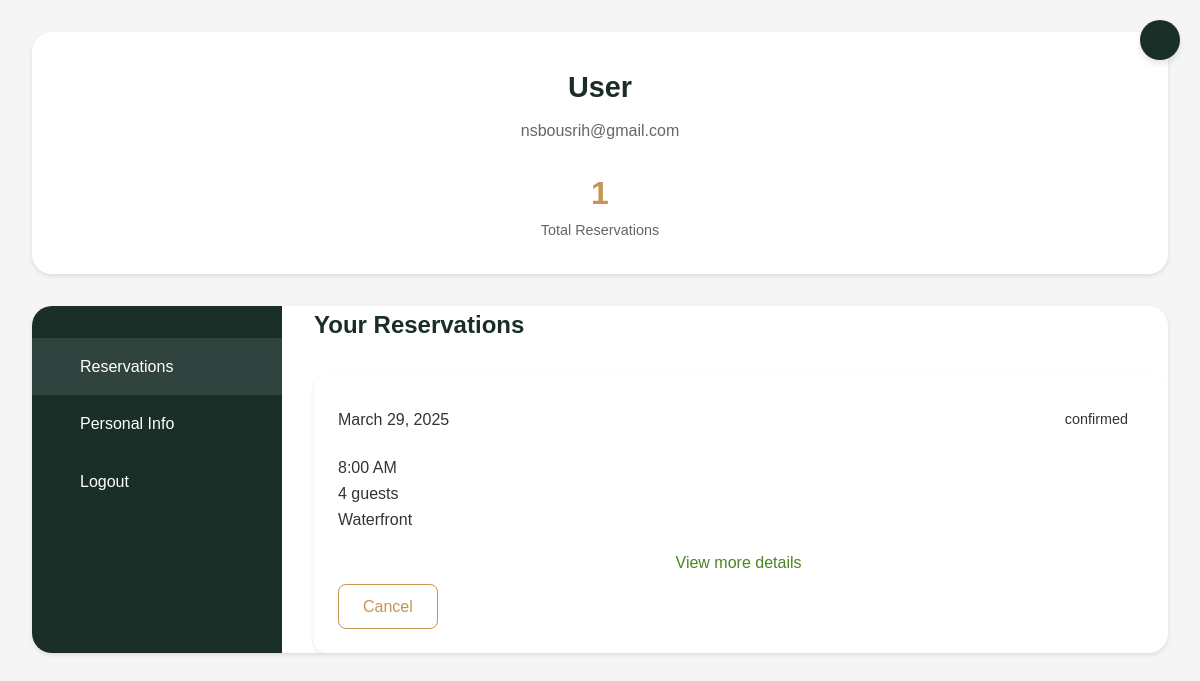
Screenshot of /profile (signed in) with the database file from the repository.
### app.py (models this page shows, shortened)
class User(UserMixin, db.Model):
    __tablename__ = "users"
    id = db.Column(db.Integer, primary_key=True)
    name = db.Column(db.String(100), nullable=False)
    email = db.Column(db.String(100), unique=True, nullable=False)
    phone = db.Column(db.String(15), unique=True, nullable=False)
    password_hash = db.Column(db.Text, nullable=False)
    role = db.Column(db.String(20), nullable=False, default="customer")
    reservations = db.relationship("Reservation", back_populates="user")
    memberships = db.relationship("Membership", back_populates="user")

class Availability(db.Model):
    __tablename__ = "availabilities"
    id = db.Column(db.Integer, primary_key=True)
    date = db.Column(db.Date, nullable=False)
    start_time = db.Column(db.Time, nullable=False)
    end_time = db.Column(db.Time, nullable=False)
    is_available = db.Column(db.Boolean, default=True, nullable=False)
    reservation_type = db.Column(db.String(50), nullable=False)  # "standard_dining", "chefs_tasting", "private_event"
    reservations = db.relationship("Reservation", back_populates="availability")
    @property
    def formatted_start_time(self):
        return self.start_time.strftime("%I:%M %p").lstrip("0")

class Reservation(db.Model):
    __tablename__ = "reservations"
    id = db.Column(db.Integer, primary_key=True)
    user_id = db.Column(db.Integer, db.ForeignKey("users.id"), nullable=False)
    reservation_type = db.Column(db.String(50), nullable=False)
    location_id = db.Column(db.Integer, db.ForeignKey("locations.id"), nullable=False)
    availability_id = db.Column(db.Integer, db.ForeignKey("availabilities.id"), nullable=False)
    status = db.Column(db.String(20), nullable=False, default="pending")
    created_at = db.Column(db.DateTime, nullable=False, default=func.now())
    updated_at = db.Column(db.DateTime, nullable=False, default=func.now(), onupdate=func.now())
    experience_id = db.Column(db.Integer, db.ForeignKey("experiences.id"), nullable=True)
    pairing_id = db.Column(db.Integer, db.ForeignKey("pairings.id"), nullable=True)
    event_package_id = db.Column(db.Integer, db.ForeignKey("event_packages.id"), nullable=True)
    event_add_on_id = db.Column(db.Integer, db.ForeignKey("event_add_ons.id"), nullable=True)
    dining_area_id = db.Column(db.Integer, db.ForeignKey("dining_areas.id"), nullable=True)
    user = db.relationship("User", back_populates="reservations")
    location = db.relationship("Location", back_populates="reservations")
    availability = db.relationship("Availability", back_populates="reservations")
    experience = db.relationship("Experience", back_populates="reservations", foreign_keys=[experience_id])
    pairing = db.relationship("Pairing", back_populates="reservations", foreign_keys=[pairing_id])
    event_package = db.relationship("EventPackage", back_populates="reservations", foreign_keys=[event_package_id])
    event_add_on = db.relationship("EventAddOn", back_populates="reservations", foreign_keys=[event_add_on_id])
    dining_area = db.relationship("DiningArea", back_populates="reservations", foreign_keys=[dining_area_id])
    dietary_preferences = db.relationship("DietaryPreference", back_populates="reservation")
    memberships = db.relationship("Membership", back_populates="reservation", foreign_keys="Membership.reservation_id")
    guest_info = db.relationship("GuestInfo", back_populates="reservation")
    total_price = db.Column(db.Integer, nullable=True)
    event_package_price = db.Column(db.Integer, nullable=True)
    dining_area_price = db.Column(db.Integer, nullable=True)
    experience_price = db.Column(db.Integer, nullable=True)
    add_on_price = db.Column(db.Integer, nullable=True)
    pairing_price = db.Column(db.Integer, nullable=True)

class Location(db.Model):
    __tablename__ = "locations"
    id = db.Column(db.Integer, primary_key=True)
    name = db.Column(db.String(100), nullable=False)
    address = db.Column(db.String(200), nullable=False)
    operating_hours = db.Column(db.String(50), nullable=True)
    contact_number = db.Column(db.String(15), nullable=True)
    tags1 = db.Column(db.String(50), nullable=True)
    tags2 = db.Column(db.String(50), nullable=True)
    tags3 = db.Column(db.String(50), nullable=True)
    image_url = db.Column(db.String(100), nullable=True)
    availability_status = db.Column(db.Boolean, default=True)
    reservations = db.relationship("Reservation", back_populates="location")

### app.py (the view)
@app.route('/profile', methods=['GET', 'POST'])
def profile():
    if not current_user.is_authenticated:
        return redirect(url_for('login'))
    user = User.query.get(current_user.id)
    reservations = Reservation.query.filter_by(user_id=current_user.id).all()
    status = {reservation.id: reservation.status for reservation in reservations}
    reservation_details = []
    for reservation in reservations:
        location = Location.query.get(reservation.location_id) if reservation.location_id else None
        availability = Availability.query.get(reservation.availability_id) if reservation.availability_id else None
        guest_info = reservation.guest_info[0] if reservation.guest_info else None
        package_details = {}
        if reservation.reservation_type and "standard" in reservation.reservation_type.lower():
            if reservation.dining_area_id:
                dining = DiningArea.query.get(reservation.dining_area_id)
                package_details['name'] = dining.name if dining else "Standard Dining"
                package_details['price'] = reservation.dining_area_price or 0
        elif reservation.reservation_type and "private" in reservation.reservation_type.lower():
            if reservation.event_package_id:
                package = EventPackage.query.get(reservation.event_package_id)
                package_details['name'] = package.name if package else "Private Event"
                package_details['price'] = reservation.event_package_price or 0
        elif reservation.reservation_type and ("chef" in reservation.reservation_type.lower() or "table" in reservation.reservation_type.lower()):
            if reservation.experience_id:
                exp = Experience.query.get(reservation.experience_id)
                package_details['name'] = exp.name if exp else "Chef's Table"
                package_details['price'] = reservation.experience_price or 0
            if reservation.event_add_on_id:
                addon = EventAddOn.query.get(reservation.event_add_on_id)
                package_details['addon'] = addon.name if addon else "Add-on"
                package_details['addon_price'] = reservation.add_on_price or 0
        dietary_prefs = [pref.preference for pref in reservation.dietary_preferences] if hasattr(reservation, 'dietary_preferences') else []
        formatted_date = availability.date.strftime('%B %d, %Y') if availability and hasattr(availability, 'date') else "Not specified"
        formatted_time = availability.formatted_start_time if availability and hasattr(availability, 'formatted_start_time') else "Not specified"
        details = {
            'id': reservation.id,
            'location': location.name if location else "Not specified",
            'date': formatted_date,
            'time': formatted_time,
            'type': reservation.reservation_type or "Standard Reservation",
            'guests': guest_info.numberofguests if guest_info else "Not specified",
            'status': reservation.status or "Pending",
            'total_price': reservation.total_price or 0,
            'package': package_details.get('name', 'None'),
            'package_price': package_details.get('price', 0),
            'dietary_preferences': ', '.join(dietary_prefs) if dietary_prefs else "None",
            'special_requests': guest_info.specialrequests if guest_info and hasattr(guest_info, 'specialrequests') else "None"
        }
        if 'addon' in package_details:
            details['addon'] = package_details['addon']
            details['addon_price'] = package_details.get('addon_price', 0)
        reservation_details.append(details)
    if request.method == 'POST':
        pass
    return render_template('profile.html', user=user, reservations=reservation_details , status=status )

### app.py (called while the page is built)
@login.user_loader
def load_user(user_id):
    print("Loading user with ID:", user_id)
    return User.query.get(int(user_id))

### templates/profile.html (shortened to what this page needs)
<!DOCTYPE html>
<html lang="en">
<head>
    <link rel="stylesheet" href="{{ url_for('static', filename='profile.css') }}">
</head>
<body>
    <a href="{{ url_for('home') }}" class="close-btn"></a>
    <div class="profile-container">
        <div class="profile-header">
            <div class="profile-info">
                <h1 class="profile-name">{{ user.fullname if user.fullname else 'User' }}</h1>
                <p class="profile-email">{{ user.email }}</p>
                <div class="profile-stats">
                    <div class="stat-item">
                        <div class="stat-number">{{ reservations|length }}</div>
                        <div class="stat-label">Total Reservations</div>
                    </div>
                </div>
            </div>
        </div>
        <div class="profile-content">
            <div class="profile-sidebar">
                <ul class="sidebar-menu">
                    <li>
                        <a href="#" data-tab="reservations" class="active">
                            <span class="menu-text">Reservations</span>
                        </a>
                    </li>
                    <li>
                        <a href="#" data-tab="personal-info">
                            <span class="menu-text">Personal Info</span>
                        </a>
                    </li>
                    <li>
                        <a href="#" data-tab="logout">
                            <span class="menu-text">Logout</span>
                        </a>
                    </li>
                </ul>
            </div>
            <div class="tab-contents">
                <div class="tab-content active" id="reservations">
                    <h2 class="section-title">Your Reservations</h2>
                    <div class="reservations-grid">
                        {% for reservation in reservations %}
                        <div class="reservation-card" id="reservation-{{ reservation.id }}">
                            <div class="reservation-header">
                                <div class="reservation-date">{{ reservation.date }}</div>
                                <span class="reservation-status status-{{ reservation.status|lower }}">{{ reservation.status }}</span>
                            </div>
                            <div class="reservation-details">
                                <div class="detail-item">
                                    <span>{{ reservation.time }}</span>
                                </div>
                                <div class="detail-item">
                                    <span>{{ reservation.guests }} guests</span>
                                </div>
                                <div class="detail-item">
                                    <span>{{ reservation.location }}</span>
                                </div>
                            </div>
                            <div class="toggle-details">
                                <span>View more details</span>
                            </div>
                            <div class="reservation-actions">
                                <button class="action-btn btn-secondary" disabled>Cancel</button>
                            </div>
                        </div>
                        {% endfor %}
                    </div>
                </div>
            </div>
        </div>
    </div>
</body>
</html>

### static/profile.css (style rules this page uses)
:root { --color-primary: #1a2e28; --color-accent: #c69455; --color-background: #f5f5f5; --color-text: #333333; --color-text-light: #666666; --color-border: #dddddd; --color-success: #28a745; --color-warning: #ffc107; --shadow-sm: 0 2px 4px rgba(0, 0, 0, 0.1); --shadow-md: 0 4px 6px rgba(0, 0, 0, 0.1); --radius-sm: 8px; --radius-md: 12px; --radius-lg: 20px; }
* { margin: 0; padding: 0; box-sizing: border-box; }
body { font-family: 'Arial', sans-serif; background-color: var(--color-background); color: var(--color-text); line-height: 1.6; }
.close-btn { position: fixed; top: 20px; right: 20px; width: 40px; height: 40px; background: var(--color-primary); border-radius: 50%; display: flex; align-items: center; justify-content: center; color: white; text-decoration: none; box-shadow: var(--shadow-md); z-index: 1000; transition: transform 0.3s ease; }
.profile-container { max-width: 1200px; margin: 0 auto; padding: 2rem; }
.profile-header { background: white; padding: 2rem; border-radius: var(--radius-lg); margin-bottom: 2rem; box-shadow: var(--shadow-sm); text-align: center; }
.profile-name { font-size: 1.8rem; color: var(--color-primary); margin-bottom: 0.5rem; }
.profile-email { color: var(--color-text-light); margin-bottom: 1.5rem; }
.profile-stats { display: flex; justify-content: center; }
.stat-item { text-align: center; }
.stat-number { font-size: 2rem; font-weight: bold; color: var(--color-accent); }
.stat-label { color: var(--color-text-light); font-size: 0.9rem; }
.profile-content { display: grid; grid-template-columns: 250px 1fr; gap: 2rem; background: white; border-radius: var(--radius-lg); overflow: hidden; box-shadow: var(--shadow-sm); }
.profile-sidebar { background: var(--color-primary); padding: 2rem 0; }
.sidebar-menu { list-style: none; }
.sidebar-menu a { display: flex; align-items: center; padding: 1rem 2rem; color: white; text-decoration: none; transition: background-color 0.3s ease; gap: 1rem; }
.sidebar-menu a:hover, .sidebar-menu a.active { background: rgba(255, 255, 255, 0.1); }
.section-title { color: var(--color-primary); margin-bottom: 2rem; font-size: 1.5rem; }
.reservations-grid { display: grid; gap: 1.5rem; }
.reservation-card { background: white; border-radius: var(--radius-md); padding: 1.5rem; box-shadow: var(--shadow-sm); }
.reservation-header { display: flex; justify-content: space-between; align-items: center; margin-bottom: 1rem; }
.reservation-status { padding: 0.5rem 1rem; border-radius: var(--radius-sm); font-size: 0.9rem; }
.btn-primary, .btn-secondary { padding: 0.8rem 1.5rem; border-radius: var(--radius-sm); font-size: 1rem; cursor: pointer; transition: all 0.3s ease; }
.btn-secondary { background: transparent; color: var(--color-accent); border: 1px solid var(--color-accent); }
.tab-content { display: none; }
.tab-content.active { display: block; }

### templates/profile.html (style rules this page uses)
.reservation-card { transition: all 0.3s ease; cursor: pointer; overflow: hidden; }
.toggle-details { color: #4a8522; display: flex; align-items: center; justify-content: center; padding: 8px; margin-top: 10px; font-weight: 500; transition: all 0.3s ease; }

### rows the page displays
User: email "nsbousrih@gmail.com"
Availability: date "March 29, 2025", status "confirmed", time "8:00 AM", guests "4", location "Waterfront"

### other values shown
{{ user.fullname if user.fullname else 'User' }} "User"
{{ reservations|length }} "1"
